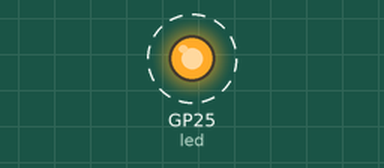
A program run on a simulated Raspberry Pi Pico running MicroPython. Parts: output pins drawn as LEDs (lit = HIGH). Dashed ring = blinking. What the program prints to the serial console is not drawn.

Above: at 0.5 s.
Timing chart, 0 to 4.6 s (numbered marks = the images above):
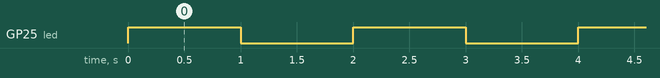

The program:

U4-P01-hola-mundo.py
```python
"""
U4-P01 - Hola mundo por consola
Placa: Raspberry Pi Pico (RP2040)
Firmware: MicroPython

Objetivo: comprobar que la placa, el cable, el firmware y el entorno
funcionan, y aprender a leer mensajes enviados desde el microcontrolador.
Es la practica que debe repetirse siempre que algo falle, para descartar
problemas de instalacion.

Materiales: solo la Pico y su cable micro-USB. No se conecta nada mas.

Ejecucion:
    Abrir el archivo en Thonny, seleccionar el interprete
    "MicroPython (Raspberry Pi Pico)" y pulsar Run.
    Detener con el boton de parada o con Ctrl+C en la consola.
"""
from machine import Pin
import time

PIN_LED = 25          # LED integrado de la Pico (NO existe en la Pico W)
INTERVALO_S = 1.0

led = Pin(PIN_LED, Pin.OUT)


def main():
    print("U4-P01 iniciada: hola mundo desde la Raspberry Pi Pico")
    print("Cada segundo se imprime un contador y parpadea el LED integrado.")
    contador = 0
    try:
        while True:
            contador += 1
            led.toggle()
            print("Contador:", contador, "| LED:", "ON" if led.value() else "OFF")
            time.sleep(INTERVALO_S)
    except KeyboardInterrupt:
        print("\nDetenido por el usuario.")
    finally:
        # Dejar la placa en un estado conocido.
        led.value(0)


main()
```

Measured:
- by itself, GP25 (led): alternates HIGH for 1.0 s and LOW for 1.0 s
